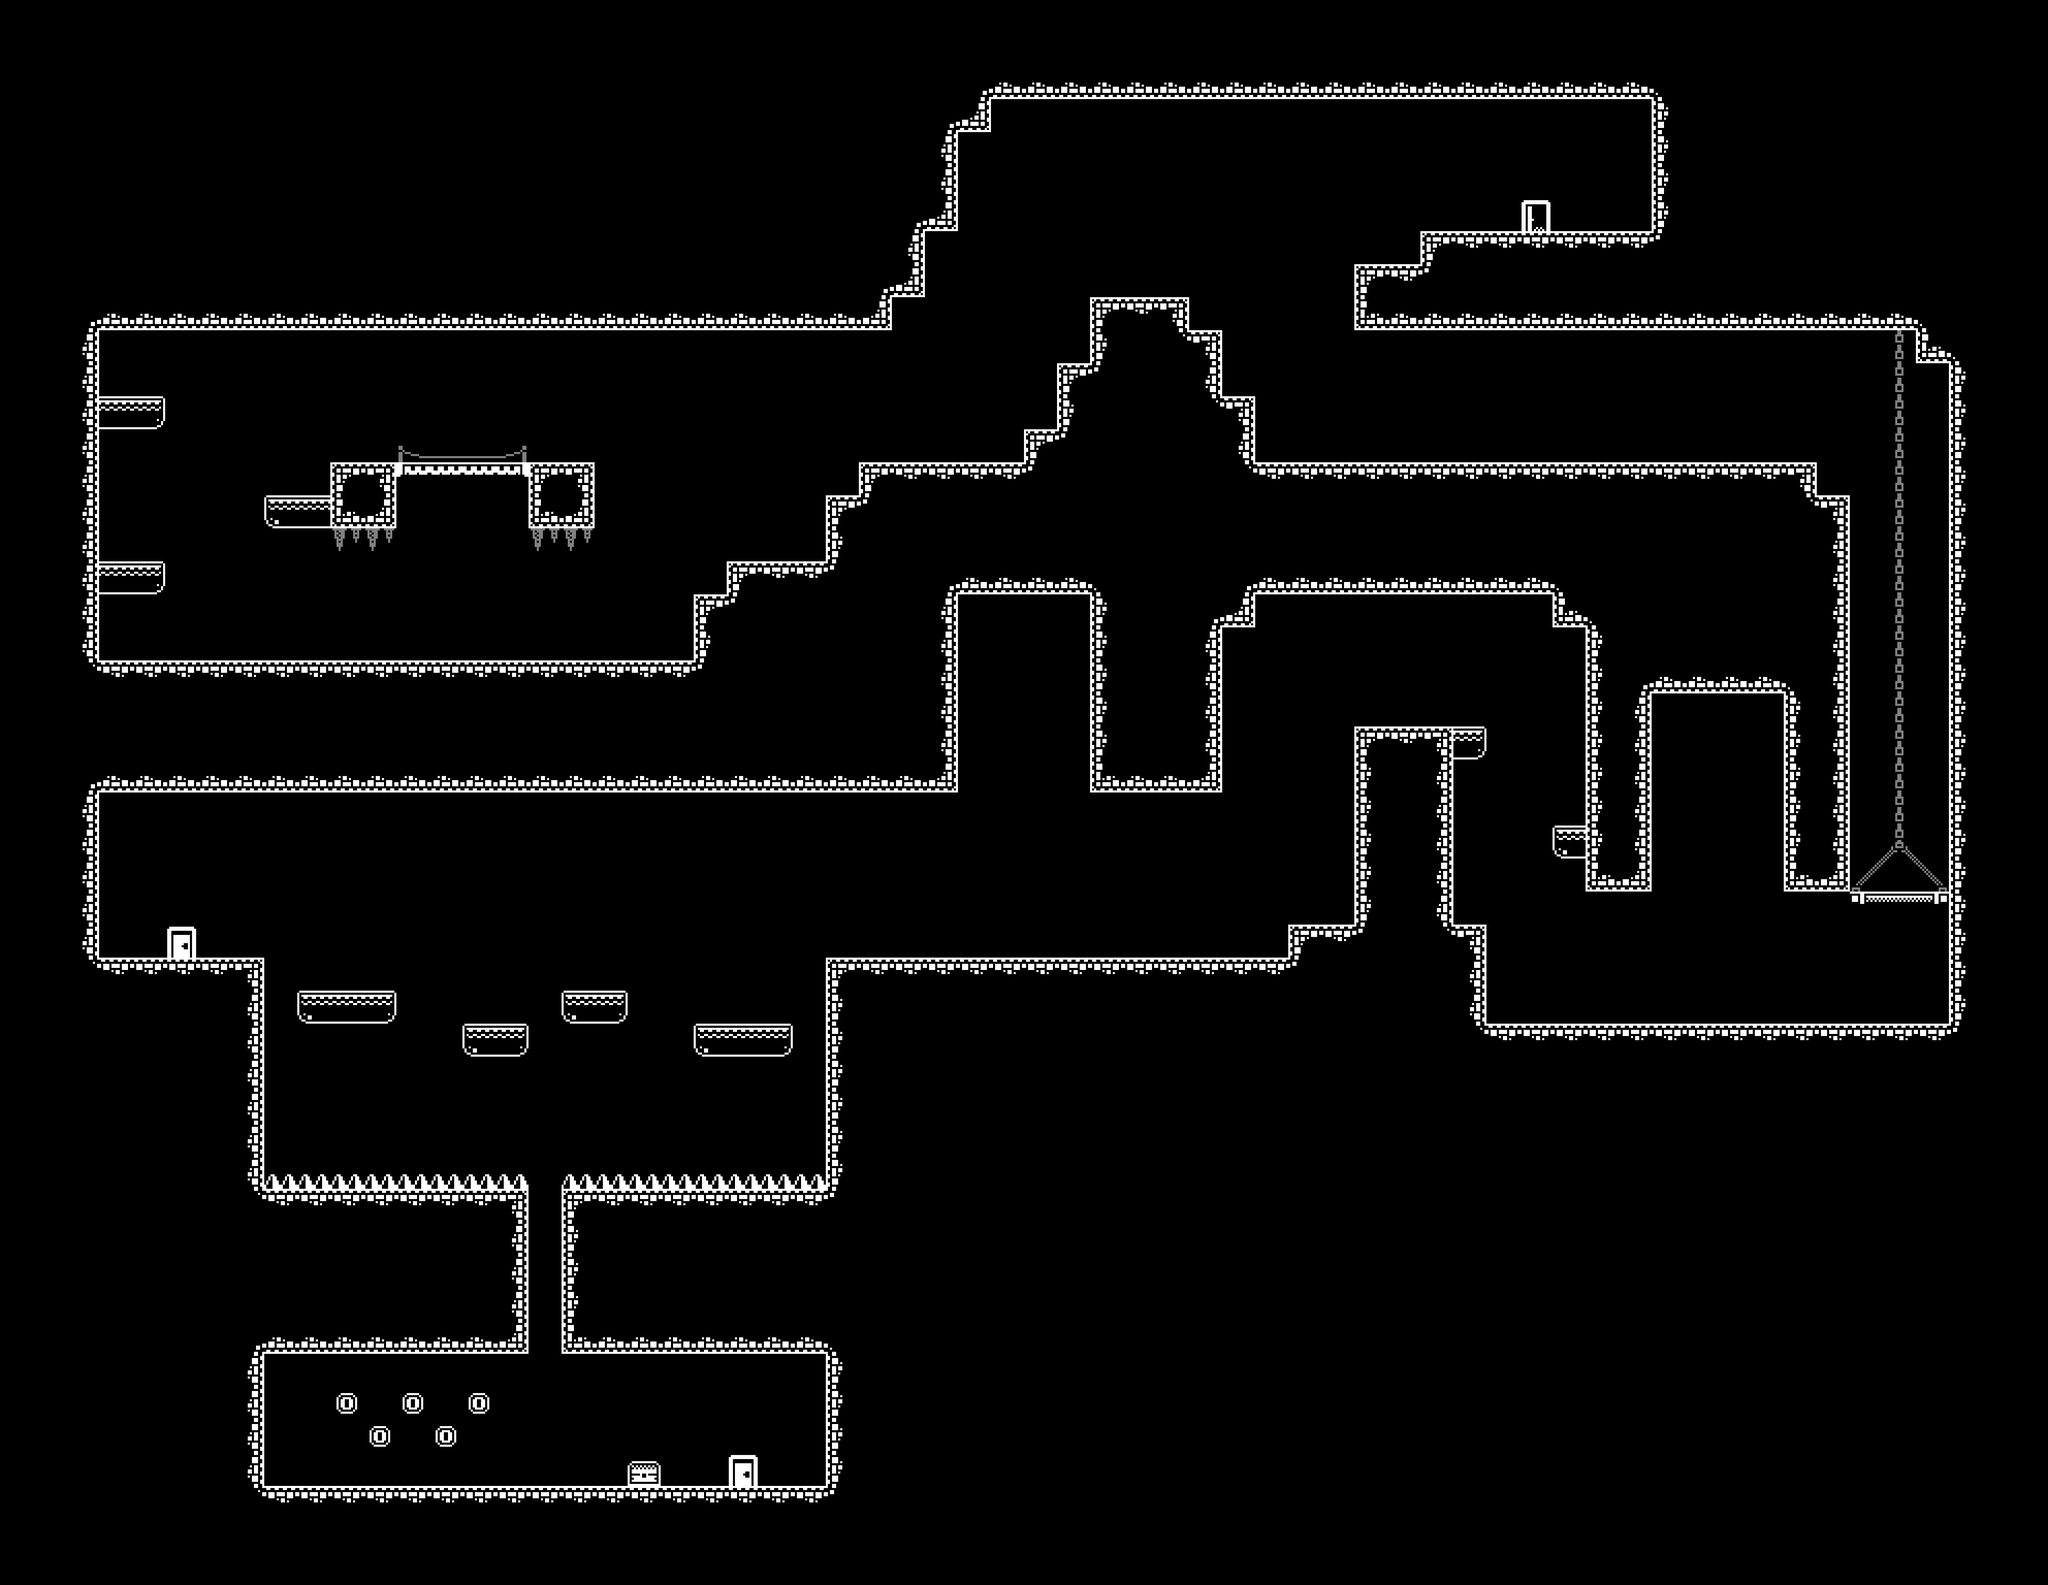

Below is a game level as drawn by its tile map, then a one-line description and the .tmx that defines it (tile-layer data replaced by summaries):
An orthogonal 62x48 tile map with 64x64 px tiles, 3 tile layers (MainLayer, Cables, Shadows) and 49 objects.

<map version="1.10" tiledversion="1.10.2" orientation="orthogonal" renderorder="right-down" width="62" height="48" tilewidth="64" tileheight="64" infinite="0" nextlayerid="8" nextobjectid="112">
 <tileset firstgid="1" source="Tileset_64x64.tsx" />
 <layer id="5" name="MainLayer" width="62" height="48">
  <properties>
   <property name="unity:SortingOrder" value="-4" />
  </properties>
  <data>[2976 cells, 523 non-empty, 35 distinct tile ids]</data>
 </layer>
 <layer id="7" name="Cables" width="62" height="48">
  <properties>
   <property name="unity:SortingOrder" value="-3" />
  </properties>
  <data>[2976 cells, 0 non-empty, 0 distinct tile ids]</data>
 </layer>
 <layer id="3" name="Shadows" width="62" height="48" opacity="0.5">
  <properties>
   <property name="unity:SortingOrder" value="-2" />
  </properties>
  <data>[2976 cells, 27 non-empty, 1 distinct tile ids]</data>
 </layer>
 <objectgroup color="#00ff00" id="6" name="Colliders">
  <properties>
   <property name="unity:layer" value="Environment" />
  </properties>
  <object id="58" x="0" y="0" width="3968" height="192" />
  <object id="59" x="0" y="192" width="1920" height="64" />
  <object id="60" x="0" y="256" width="1856" height="192" />
  <object id="61" x="0" y="448" width="1792" height="128" />
  <object id="62" x="0" y="576" width="1728" height="64" />
  <object id="63" x="0" y="640" width="192" height="2304" />
  <object id="64" x="192" y="1856" width="320" height="1088" />
  <object id="67" x="512" y="2304" width="512" height="320" />
  <object id="68" x="1088" y="2304" width="512" height="320" />
  <object id="69" x="512" y="2880" width="1088" height="64" />
  <object id="70" x="1600" y="1856" width="256" height="1088" />
  <object id="71" x="1856" y="1856" width="640" height="256" />
  <object id="72" x="2496" y="1792" width="384" height="320" />
  <object id="73" x="2624" y="1408" width="192" height="384" />
  <object id="74" x="2816" y="1408" width="64" height="64" />
  <object id="75" x="2880" y="1984" width="1088" height="128" />
  <object id="77" x="3776" y="192" width="192" height="1792" />
  <object id="78" x="3200" y="192" width="576" height="256" />
  <object id="79" x="2752" y="448" width="1024" height="64" />
  <object id="80" x="2624" y="512" width="1152" height="128" />
  <object id="81" x="3712" y="640" width="64" height="64" />
  <object id="82" x="2112" y="576" width="192" height="128" />
  <object id="83" x="2048" y="704" width="256" height="128" />
  <object id="84" x="1984" y="832" width="320" height="64" />
  <object id="85" x="1664" y="896" width="1856" height="64" />
  <object id="86" x="1600" y="960" width="1984" height="192" />
  <object id="88" x="192" y="1280" width="1664" height="256" />
  <object id="89" x="2112" y="1152" width="320" height="64" />
  <object id="90" x="2112" y="1216" width="256" height="320" />
  <object id="91" x="3008" y="1152" width="576" height="64" />
  <object id="92" x="3072" y="1216" width="128" height="512" />
  <object id="93" x="3200" y="1216" width="256" height="128" />
  <object id="94" x="3456" y="1216" width="128" height="512" />
  <object id="95" x="3008" y="1600" width="64" height="64" />
  <object id="98" x="192" y="768" width="128" height="64" />
  <object id="99" x="512" y="960" width="128" height="64" />
  <object id="100" x="192" y="1088" width="128" height="64" />
  <object id="101" x="640" y="896" width="128" height="128" />
  <object id="102" x="1024" y="896" width="128" height="128" />
  <object id="103" x="2304" y="640" width="64" height="256" />
  <object id="104" x="2368" y="768" width="64" height="128" />
  <object id="106" x="576" y="1920" width="192" height="64" />
  <object id="107" x="896" y="1984" width="128" height="64" />
  <object id="108" x="1088" y="1920" width="128" height="64" />
  <object id="109" x="1344" y="1984" width="192" height="64" />
  <object id="110" x="1344" y="1152" width="512" height="128" />
  <object id="111" x="1408" y="1088" width="192" height="64" />
 </objectgroup>
 <objectgroup color="#0000ff" id="4" name="JumpThrough">
  <properties>
   <property name="unity:Tag" value="JumpThrough" />
  </properties>
  <object id="52" x="768" y="896" width="256" height="24" />
  <object id="105" x="3584" y="1728" width="192" height="24" />
 </objectgroup>
</map>
